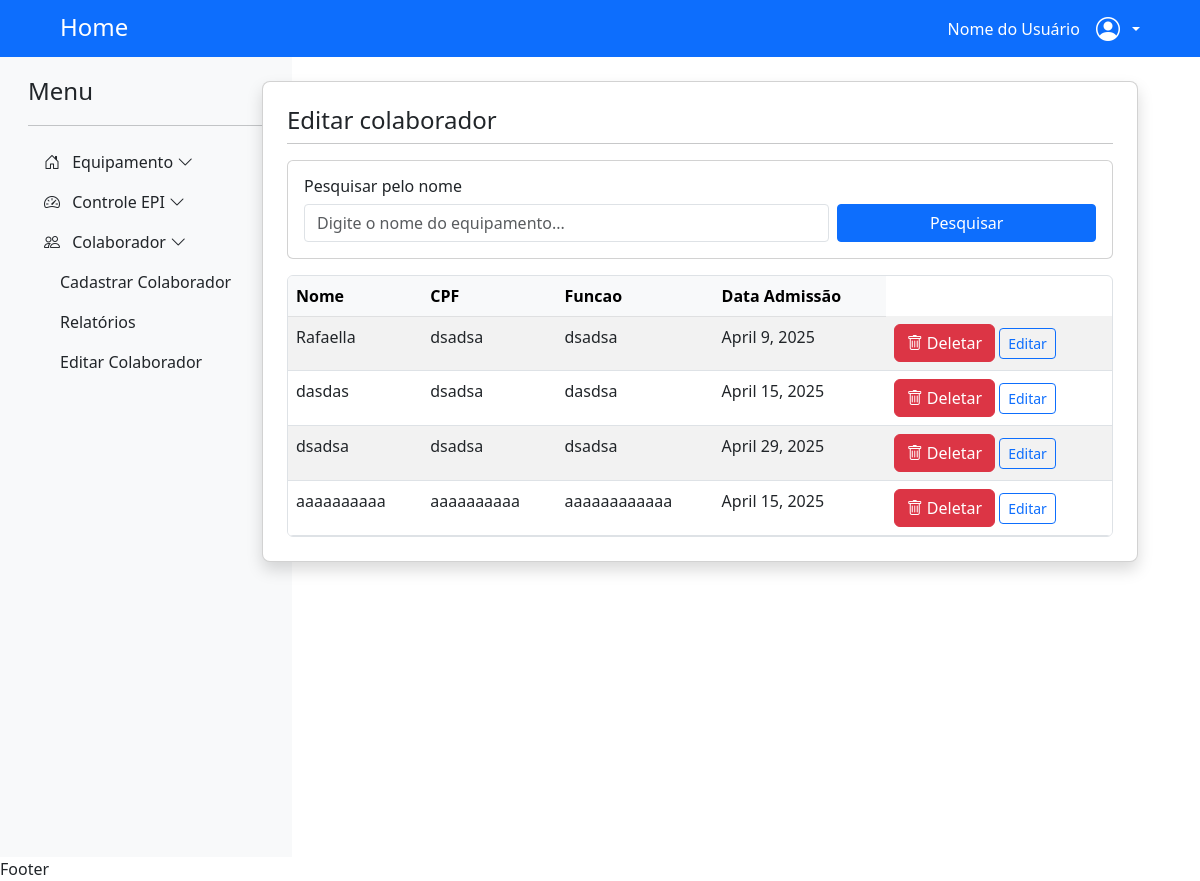
Before: /listar_colaborador/ with the older database file.
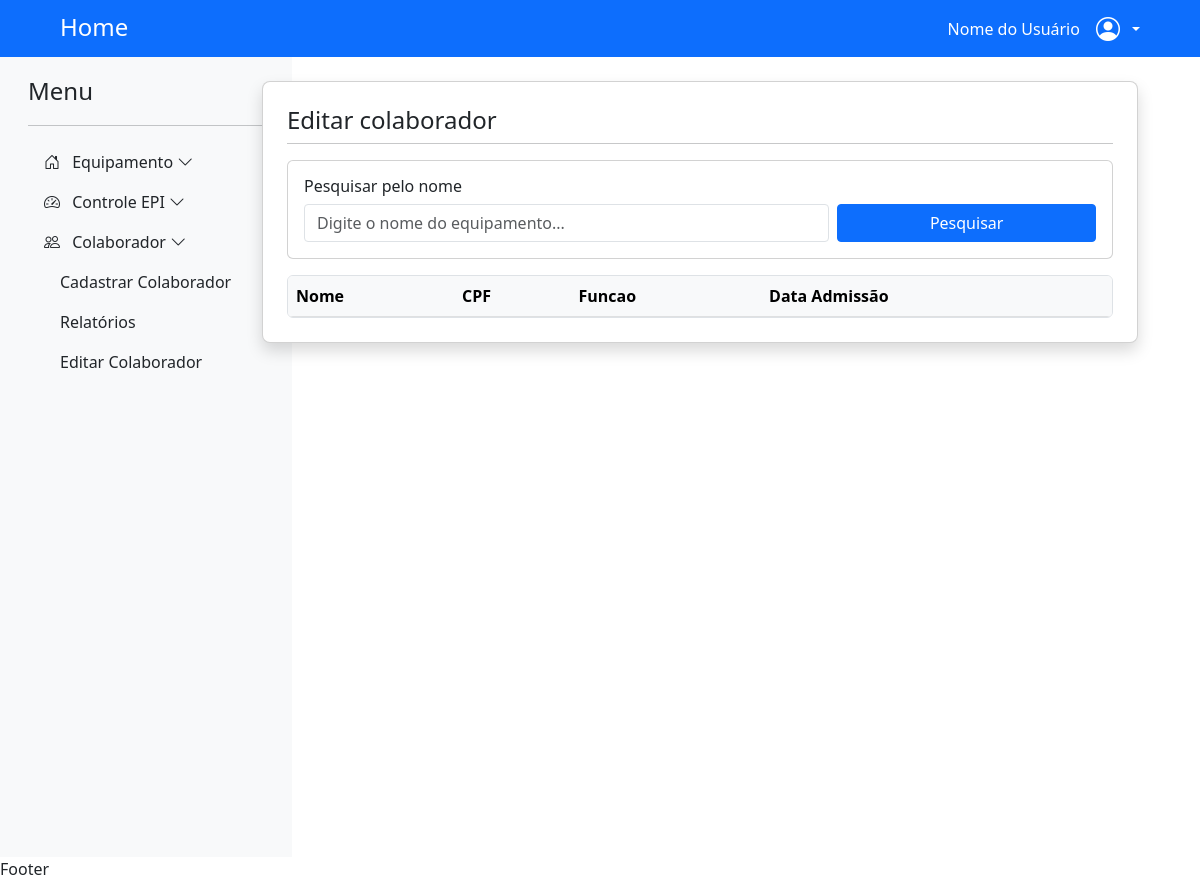
After: the same page with the newer database file.
### app_emprestimo/models.py (models this page shows, shortened)
class ColaboradorModel(models.Model):
    idCOLABORADOR = models.AutoField(primary_key=True)
    nome = models.CharField(max_length=100)
    cpf = models.CharField(max_length=14, unique=True)
    funcao = models.CharField(max_length=50)
    data_admissao = models.DateField()
    criado_em = models.DateTimeField(auto_now_add=True)
    alterado_em = models.DateTimeField(auto_now=True)

### app_emprestimo/views.py (the view)
# urls.py: path('listar_colaborador/', views.listar_colaborador, name='listar_colaborador'),
def listar_colaborador(request):
    colaboradores = ColaboradorModel.objects.all()
    return render(request, 'app_emprestimo/pages/listar_colaborador.html', context={'colaboradores':colaboradores})

### app_emprestimo/templates/app_emprestimo/pages/listar_colaborador.html (shortened to what this page needs)
{% extends "global/base.html" %}
{% block content %}
<div class="container mt-4" style="max-width: 900px;">
    <div class="card rounded-3 shadow">
        <div class="card-body p-4">
            <div class="mb-3">
                <h2 class="h4 mb-0">Editar colaborador</h2>
                <hr class="mt-2">
            </div>
            <div class="card mb-3 rounded-2">
                <div class="card-body p-3">
                    <h5 class="h6 card-title mb-2">Pesquisar pelo nome</h5>
                    <div class="row g-2">
                        <div class="col-md-8">
                            <input type="text" class="form-control rounded-1" placeholder="Digite o nome do equipamento...">
                        </div>
                        <div class="col-md-4">
                            <button type="button" class="btn btn-primary w-100 rounded-1">Pesquisar</button>
                        </div>
                    </div>
                </div>
            </div>
            <div class="table-responsive rounded-2 border">
                <table class="table table-striped table-hover mb-0">
                    <thead class="table-light">
                        <tr>
                            <th>Nome</th>
                            <th>CPF</th>
                            <th>Funcao</th>
                            <th>Data Admissão</th>
                        </tr>
                    </thead>
                    <tbody>
                        {% for colaborador in colaboradores %}
                        <tr>
                            <td>{{ colaborador.nome }}</td>
                            <td>{{ colaborador.cpf }}</td>
                            <td>{{ colaborador.funcao }}</td>
                            <td>{{ colaborador.data_admissao }}</td>
                            <td>
                                <button type="button" class="btn btn-danger" data-bs-toggle="modal" data-bs-target="#confirmarDelecao{{ colaborador.idCOLABORADOR }}">
                                    <i class="bi bi-trash"></i> Deletar
                                </button>
                                <a href="{% url 'atualizar_colaborador' colaborador.idCOLABORADOR %}" class="btn btn-sm btn-outline-primary rounded-1">Editar</a>
                            </td>
                        </tr>
                        {% endfor %}
                    </tbody>
                </table>
            </div>
        </div>
    </div>
</div>
{% endblock content %}

Changed rows visible on the page:
removed ColaboradorModel: nome "Rafaella", cpf "dsadsa", funcao "dsadsa", data_admissao "April 9, 2025"
removed ColaboradorModel: nome "dasdas", cpf "dsadsa", funcao "dasdsa", data_admissao "April 15, 2025"
removed ColaboradorModel: nome "dsadsa", cpf "dsadsa", funcao "dsadsa", data_admissao "April 29, 2025"
removed ColaboradorModel: nome "aaaaaaaaaa", cpf "aaaaaaaaaa", funcao "aaaaaaaaaaaa", data_admissao "April 15, 2025"
